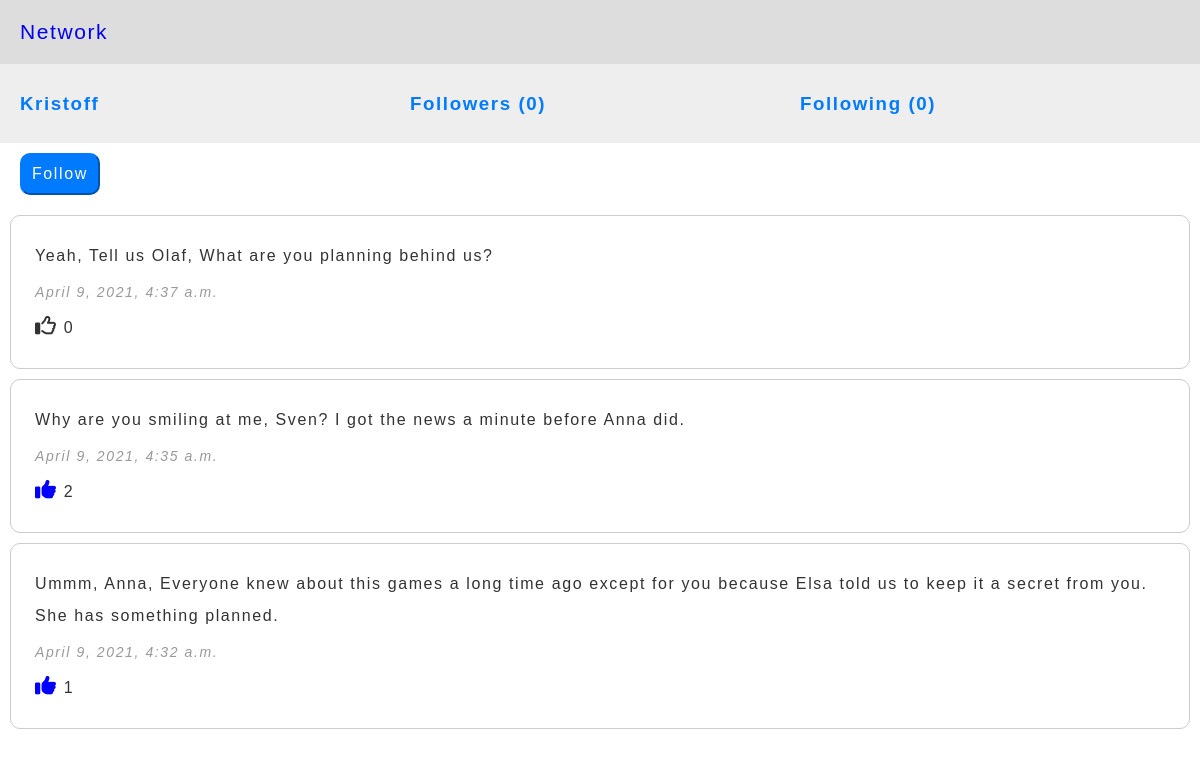
/users/Kristoff (signed in), run on an earlier commit of the app's database.
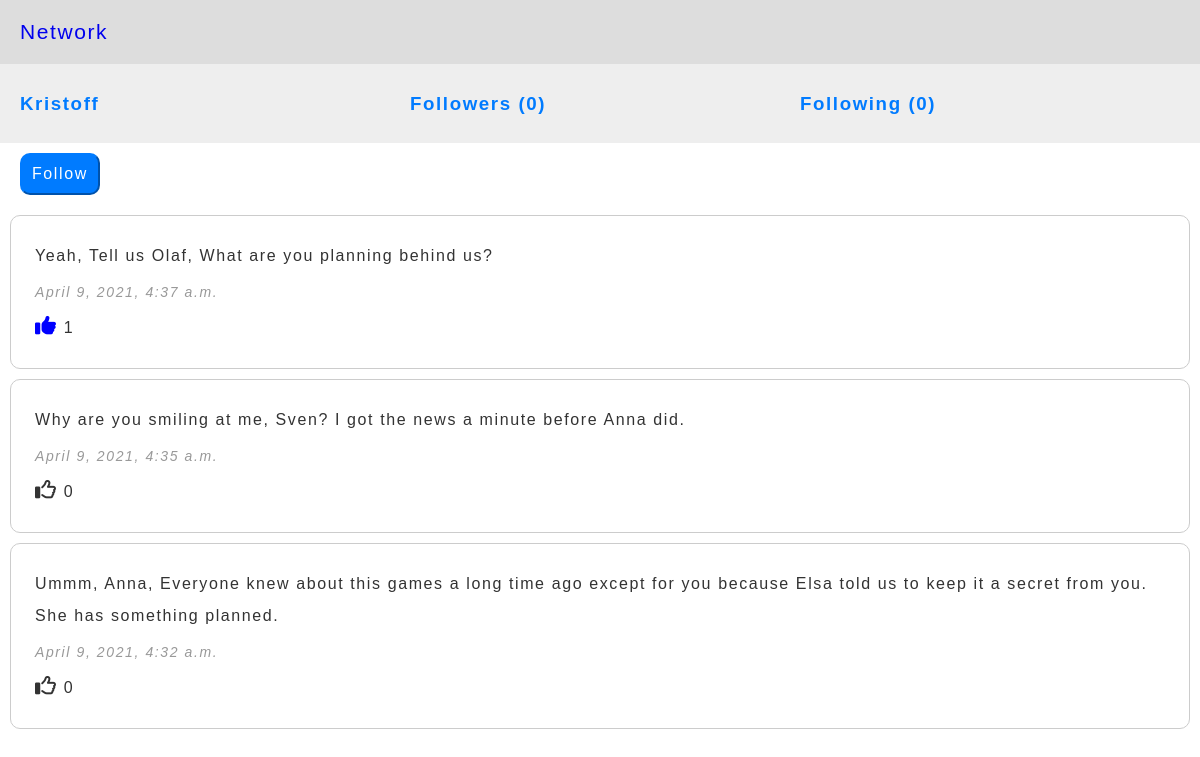
And on a later commit of the database.
### network/models.py (models this page shows, shortened)
class Post(models.Model):
    name = models.ForeignKey(User, on_delete=models.CASCADE, related_name="user_posts")
    content = models.TextField()
    likes = models.IntegerField(default=0)
    timestamp = models.DateTimeField(auto_now_add=True)

### network/views.py (the view)
# urls.py: path("users/<str:name>", views.users, name="users"),
def users(request, name):
    user = User.objects.get(username=name)
    posts = Post.objects.filter(name=user).all().order_by('-timestamp')
    follows = Follow.objects.filter(name=request.user).all()
    following_count = len(Follow.objects.filter(name=user).all())
    followers_count = len(Follow.objects.filter(following=user).all())
    is_following = "false"
    for follow in follows:
        if follow.following == user:
            is_following = "true"
    liked_posts = []
    for post in posts:
        a = Like.objects.filter(post=post)
        print(a)
        if len(a) > 0:
            for x in a:
                if x.name.username == request.user.username:
                    liked_posts.append(x.post)
    return render(request, "network/profile.html", {
    "user": user, "posts": posts, "liked_posts": liked_posts, "is_following": is_following, "following_count": following_count, "followers_count": followers_count
    })
    return HttpResponse(f"Hello {name}")

### network/models.py (called while the page is built)
    def __str__(self):
        return f"{self.name.username} liked {self.post.content}"

### network/templates/network/profile.html (shortened to what this page needs)
<!DOCTYPE html>
<html lang="en" dir="ltr">
  <head>
  </head>
  <body>
    <div class="links">
      <a href="{% url "index" %}">Network</a>
    </div>
    <div class="user">
      <h3>{{user.username}}</h3>
      <h3>Followers ({{ followers_count }})</h3>
      <h3>Following ({{ following_count }})</h3>
    </div>
    {% if user != request.user %}
    <div class="buttons">
        <button type="button" id="follow">Follow</button>
    </div>
    {% endif %}
    {% for post in posts %}
      <div class="posts">
        <div class="posts_content">
            {{post.content}}
        </div>
        <div class="posts_time">
            <i style="font-size:14px; color:#999;">{{ post.timestamp }}</i>
        </div>
        <div class="likes">
          <div class="like">
            {% if post in liked_posts %}
            <i class="fas fa-thumbs-up" style="font-size: 21px; color: blue;" data-page= {{ post.id }}></i>
            {% else %}
            <i class="far fa-thumbs-up" style="font-size: 21px;" data-page= {{ post.id }}></i>
            {% endif %}
            <span id="post_likes">{{ post.likes }}</span>
          </div>
        </div>
      </div>
    {% endfor %}
  </body>
</html>

What changed in the data, as far as the page shows it:
changed Post "Yeah, Tell us Olaf, What are you planning behind us?": likes "0" → "1"
changed Post "Why are you smiling at me, Sven? I got the news a minute before Anna did.": likes "2" → "0"
changed Post "April 9, 2021, 4:32 a.m.": likes "1" → "0"
